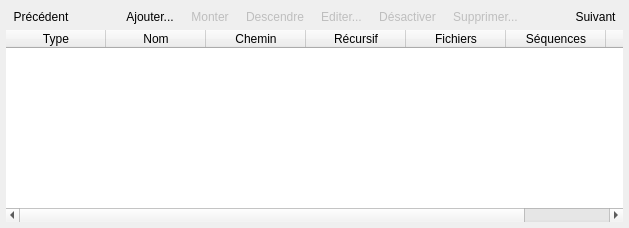
      <widget class="QWidget" name="layersTab">
       <attribute name="icon">
        <iconset resource="ressources.qrc">
         <normaloff>:/icons/media</normaloff>:/icons/media</iconset>
       </attribute>
       <attribute name="title">
        <string>Medias</string>
       </attribute>
       <layout class="QVBoxLayout" name="verticalLayout_3">
        <property name="spacing">
         <number>3</number>
        </property>
        <property name="leftMargin">
         <number>6</number>
        </property>
        <property name="topMargin">
         <number>6</number>
        </property>
        <property name="rightMargin">
         <number>6</number>
        </property>
        <property name="bottomMargin">
         <number>6</number>
        </property>
        <item>
         <layout class="QHBoxLayout" name="horizontalLayout_4">
          <property name="leftMargin">
           <number>0</number>
          </property>
          <property name="topMargin">
           <number>0</number>
          </property>
          <property name="rightMargin">
           <number>0</number>
          </property>
          <property name="bottomMargin">
           <number>0</number>
          </property>
          <item>
           <widget class="QToolButton" name="previousLayersButton">
            <property name="toolTip">
             <string>Retour</string>
            </property>
            <property name="statusTip">
             <string>Retour à la gestion des timecodes.</string>
            </property>
            <property name="text">
             <string>Précédent</string>
            </property>
            <property name="icon">
             <iconset resource="ressources.qrc">
              <normaloff>:/icons/arrow_left</normaloff>:/icons/arrow_left</iconset>
            </property>
            <property name="iconSize">
             <size>
              <width>32</width>
              <height>32</height>
             </size>
            </property>
            <property name="toolButtonStyle">
             <enum>Qt::ToolButtonTextBesideIcon</enum>
            </property>
            <property name="autoRaise">
             <bool>true</bool>
            </property>
           </widget>
          </item>
          <item>
           <spacer name="horizontalSpacer_12">
            <property name="orientation">
             <enum>Qt::Horizontal</enum>
            </property>
            <property name="sizeHint" stdset="0">
             <size>
              <width>40</width>
              <height>20</height>
             </size>
            </property>
           </spacer>
          </item>
          <item>
           <widget class="QToolButton" name="addLayerButton">
            <property name="toolTip">
             <string>Ajouter une couche</string>
            </property>
            <property name="statusTip">
             <string>Ajoute une couche de médias (correspond à un calque dans After Effects).</string>
            </property>
            <property name="text">
             <string>Ajouter...</string>
            </property>
            <property name="icon">
             <iconset resource="ressources.qrc">
              <normaloff>:/icons/layer_add</normaloff>:/icons/layer_add</iconset>
            </property>
            <property name="iconSize">
             <size>
              <width>32</width>
              <height>32</height>
             </size>
            </property>
            <property name="toolButtonStyle">
             <enum>Qt::ToolButtonTextBesideIcon</enum>
            </property>
            <property name="autoRaise">
             <bool>true</bool>
            </property>
           </widget>
          </item>
          <item>
           <widget class="QToolButton" name="upButton">
            <property name="enabled">
             <bool>false</bool>
            </property>
            <property name="toolTip">
             <string>Monter</string>
            </property>
            <property name="statusTip">
             <string>Monte la couche sélectionnée dans la pile.</string>
            </property>
            <property name="text">
             <string>Monter</string>
            </property>
            <property name="icon">
             <iconset resource="ressources.qrc">
              <normaloff>:/icons/arrow_up</normaloff>:/icons/arrow_up</iconset>
            </property>
            <property name="iconSize">
             <size>
              <width>32</width>
              <height>32</height>
             </size>
            </property>
            <property name="toolButtonStyle">
             <enum>Qt::ToolButtonIconOnly</enum>
            </property>
            <property name="autoRaise">
             <bool>true</bool>
            </property>
           </widget>
          </item>
          <item>
           <widget class="QToolButton" name="downButton">
            <property name="enabled">
             <bool>false</bool>
            </property>
            <property name="toolTip">
             <string>Descendre</string>
            </property>
            <property name="statusTip">
             <string>Descend la couche sélectionnée dans la pile.</string>
            </property>
            <property name="text">
             <string>Descendre</string>
            </property>
            <property name="icon">
             <iconset resource="ressources.qrc">
              <normaloff>:/icons/arrow_down</normaloff>:/icons/arrow_down</iconset>
            </property>
            <property name="iconSize">
             <size>
              <width>32</width>
              <height>32</height>
             </size>
            </property>
            <property name="toolButtonStyle">
             <enum>Qt::ToolButtonIconOnly</enum>
            </property>
            <property name="autoRaise">
             <bool>true</bool>
            </property>
           </widget>
          </item>
          <item>
           <widget class="QToolButton" name="editLayerButton">
            <property name="enabled">
             <bool>false</bool>
            </property>
            <property name="toolTip">
             <string>Editer la couche</string>
            </property>
            <property name="statusTip">
             <string>Edite la couche sélectionnée.</string>
            </property>
            <property name="text">
             <string>Editer...</string>
            </property>
            <property name="icon">
             <iconset resource="ressources.qrc">
              <normaloff>:/icons/layer_edit</normaloff>:/icons/layer_edit</iconset>
            </property>
            <property name="iconSize">
             <size>
              <width>32</width>
              <height>32</height>
             </size>
            </property>
            <property name="toolButtonStyle">
             <enum>Qt::ToolButtonTextBesideIcon</enum>
            </property>
            <property name="autoRaise">
             <bool>true</bool>
            </property>
           </widget>
          </item>
          <item>
           <widget class="QToolButton" name="disableLayerButton">
            <property name="enabled">
             <bool>false</bool>
            </property>
            <property name="toolTip">
             <string>Activer/désactiver la couche</string>
            </property>
            <property name="statusTip">
             <string>Active/désactive la couche sélectionnée.</string>
            </property>
            <property name="text">
             <string>Désactiver</string>
            </property>
            <property name="icon">
             <iconset resource="ressources.qrc">
              <normaloff>:/icons/layer_disable</normaloff>:/icons/layer_disable</iconset>
            </property>
            <property name="iconSize">
             <size>
              <width>32</width>
              <height>32</height>
             </size>
            </property>
            <property name="toolButtonStyle">
             <enum>Qt::ToolButtonTextBesideIcon</enum>
            </property>
            <property name="autoRaise">
             <bool>true</bool>
            </property>
           </widget>
          </item>
          <item>
           <widget class="QToolButton" name="removeLayerButton">
            <property name="enabled">
             <bool>false</bool>
            </property>
            <property name="toolTip">
             <string>Supprimer la couche</string>
            </property>
            <property name="statusTip">
             <string>Supprime la couche sélectionnée.</string>
            </property>
            <property name="text">
             <string>Supprimer...</string>
            </property>
            <property name="icon">
             <iconset resource="ressources.qrc">
              <normaloff>:/icons/layer_remove</normaloff>:/icons/layer_remove</iconset>
            </property>
            <property name="iconSize">
             <size>
              <width>32</width>
              <height>32</height>
             </size>
            </property>
            <property name="toolButtonStyle">
             <enum>Qt::ToolButtonTextBesideIcon</enum>
            </property>
            <property name="autoRaise">
             <bool>true</bool>
            </property>
           </widget>
          </item>
          <item>
           <spacer name="horizontalSpacer_3">
            <property name="orientation">
             <enum>Qt::Horizontal</enum>
            </property>
            <property name="sizeHint" stdset="0">
             <size>
              <width>40</width>
              <height>20</height>
             </size>
            </property>
           </spacer>
          </item>
          <item>
           <widget class="QToolButton" name="nextLayersButton">
            <property name="toolTip">
             <string>Suite</string>
            </property>
            <property name="statusTip">
             <string>Accéder aux exports.</string>
            </property>
            <property name="text">
             <string>Suivant</string>
            </property>
            <property name="icon">
             <iconset resource="ressources.qrc">
              <normaloff>:/icons/arrow_right</normaloff>:/icons/arrow_right</iconset>
            </property>
            <property name="iconSize">
             <size>
              <width>32</width>
              <height>32</height>
             </size>
            </property>
            <property name="toolButtonStyle">
             <enum>Qt::ToolButtonTextBesideIcon</enum>
            </property>
            <property name="autoRaise">
             <bool>true</bool>
            </property>
           </widget>
          </item>
         </layout>
        </item>
        <item>
         <widget class="QTableWidget" name="layersList">
          <property name="statusTip">
           <string>Utilisez ce tableau pour gérer les couches. Cliquez pour les sélectionner, double-cliquez pour les éditer.</string>
          </property>
          <property name="frameShape">
           <enum>QFrame::NoFrame</enum>
          </property>
          <property name="editTriggers">
           <set>QAbstractItemView::NoEditTriggers</set>
          </property>
          <property name="alternatingRowColors">
           <bool>true</bool>
          </property>
          <property name="selectionMode">
           <enum>QAbstractItemView::SingleSelection</enum>
          </property>
          <property name="selectionBehavior">
           <enum>QAbstractItemView::SelectRows</enum>
          </property>
          <property name="gridStyle">
           <enum>Qt::DotLine</enum>
          </property>
          <property name="sortingEnabled">
           <bool>true</bool>
          </property>
          <attribute name="verticalHeaderVisible">
           <bool>false</bool>
          </attribute>
          <column>
           <property name="text">
            <string>Type</string>
           </property>
          </column>
          <column>
           <property name="text">
            <string>Nom</string>
           </property>
          </column>
          <column>
           <property name="text">
            <string>Chemin</string>
           </property>
          </column>
          <column>
           <property name="text">
            <string>Récursif</string>
           </property>
          </column>
          <column>
           <property name="text">
            <string>Fichiers</string>
           </property>
          </column>
          <column>
           <property name="text">
            <string>Séquences</string>
           </property>
          </column>
          <column>
           <property name="text">
            <string>Actif</string>
           </property>
          </column>
         </widget>
        </item>
       </layout>
      </widget>
